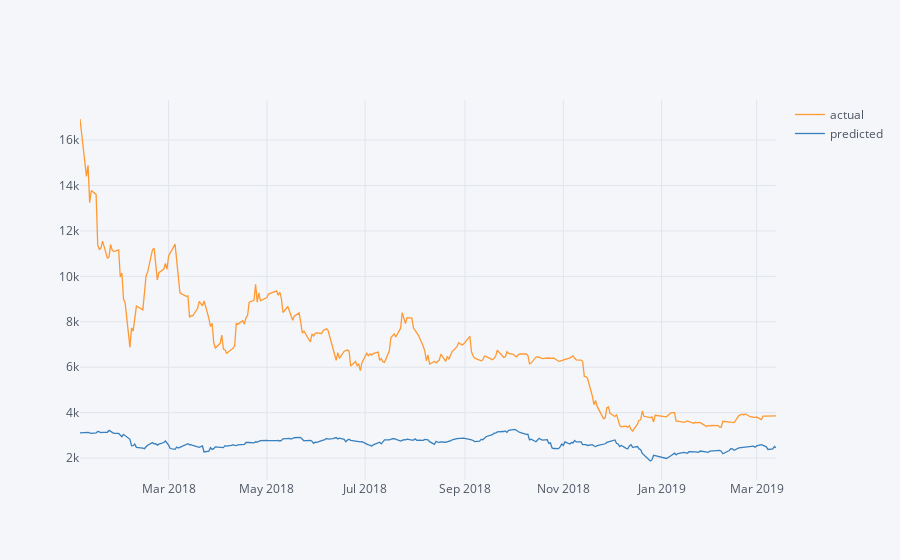

The cell this chart's notebook holds for it:
### Code cell
result = pd.DataFrame({
    "actual": test_y["close_y"],
    "predicted": model.predict(test_x).reshape(1, -1)[0]
})
result.iplot()

### Figure 1 — Plotly figure (JSON) as saved in the notebook; plotly's stock layout.template omitted (floating-point values rounded to 4 significant figures; data arrays with more than 128 entries replaced by an {"elided": "..."} marker saying what was removed)
{"data": [{"line": {"color": "rgba(255, 153, 51, 1.0)", "dash": "solid", "shape": "linear", "width": 1.3}, "mode": "lines", "name": "actual", "text": "", "type": "scatter", "uid": "cc15c949-3825-4cab-b2bb-17bc7f0572fc", "x": {"elided": "292 str values"}, "y": {"elided": "292 float values"}}, {"line": {"color": "rgba(55, 128, 191, 1.0)", "dash": "solid", "shape": "linear", "width": 1.3}, "mode": "lines", "name": "predicted", "text": "", "type": "scatter", "uid": "66a8696b-9b56-486b-8977-5177320172df", "x": {"elided": "292 str values"}, "y": {"elided": "292 float values"}}], "layout": {"autosize": true, "legend": {"bgcolor": "#F5F6F9", "font": {"color": "#4D5663"}}, "paper_bgcolor": "#F5F6F9", "plot_bgcolor": "#F5F6F9", "title": {"font": {"color": "#4D5663"}}, "xaxis": {"autorange": true, "gridcolor": "#E1E5ED", "range": ["2018-01-05", "2019-03-13"], "showgrid": true, "tickfont": {"color": "#4D5663"}, "title": {"font": {"color": "#4D5663"}, "text": ""}, "type": "date", "zerolinecolor": "#E1E5ED"}, "yaxis": {"autorange": true, "gridcolor": "#E1E5ED", "range": [1036.0, 17760.0], "showgrid": true, "tickfont": {"color": "#4D5663"}, "title": {"font": {"color": "#4D5663"}, "text": ""}, "type": "linear", "zerolinecolor": "#E1E5ED"}}}
